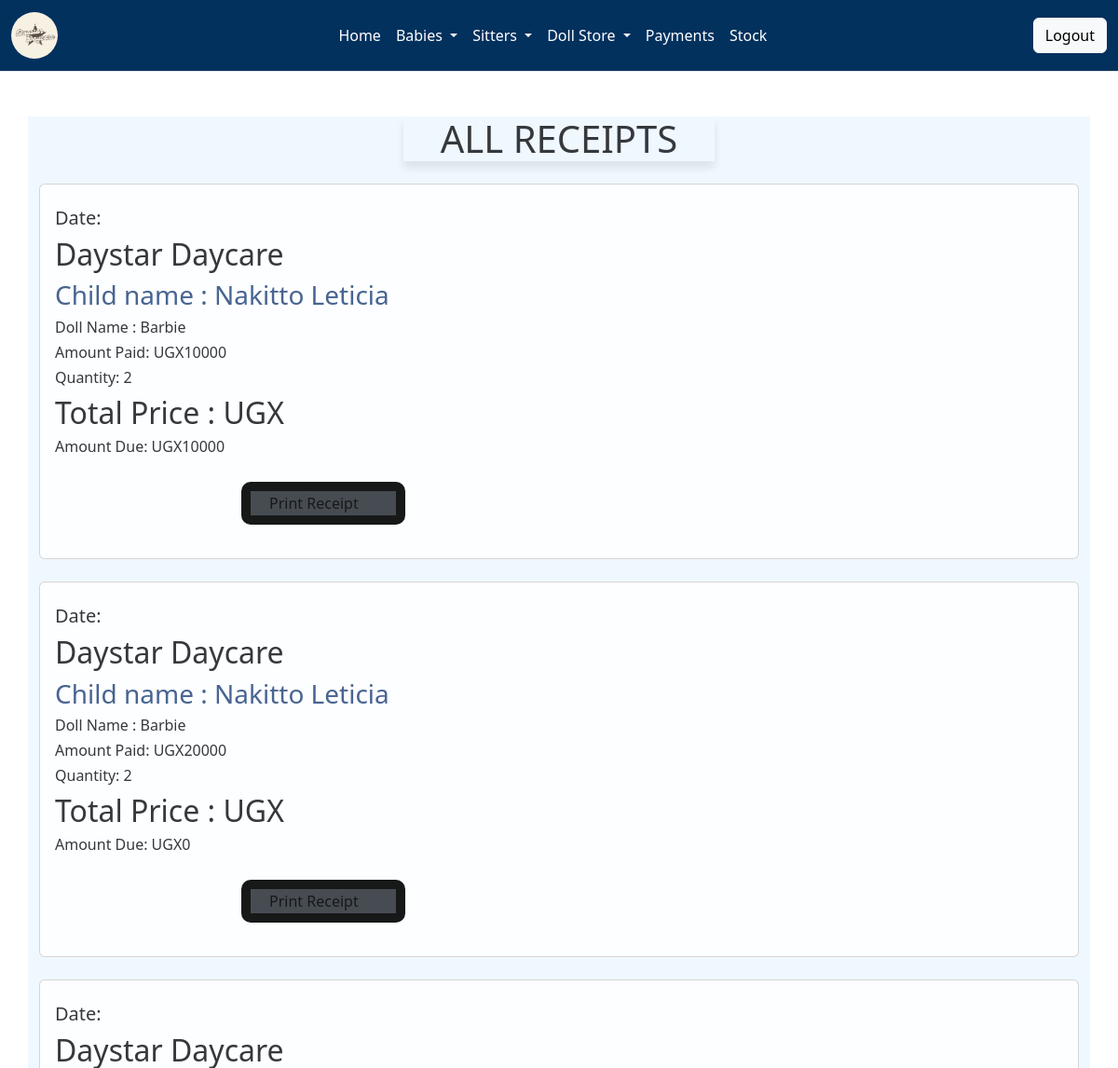
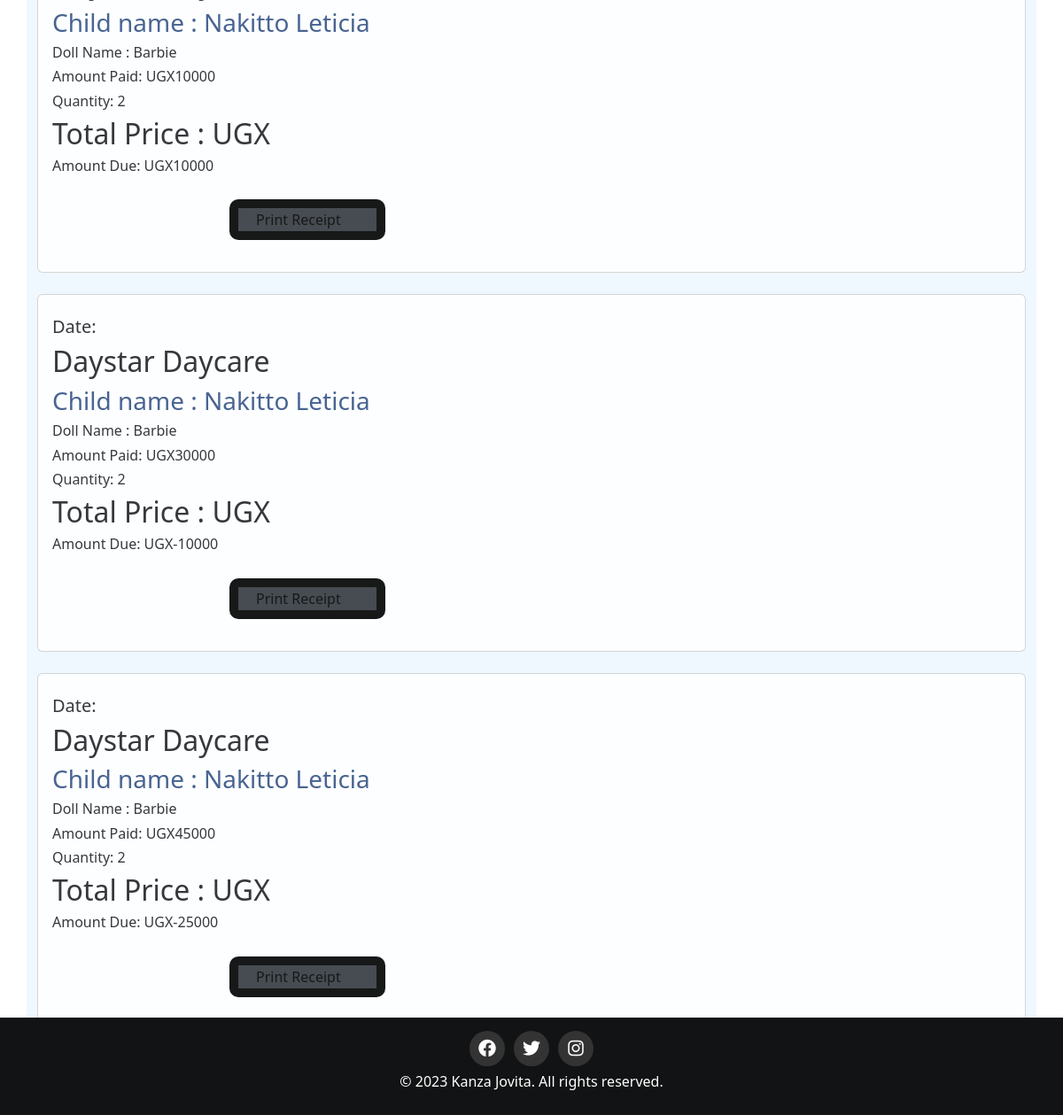
Page /receipt/ (signed in) on the earlier database version (2 pictures, top to bottom).
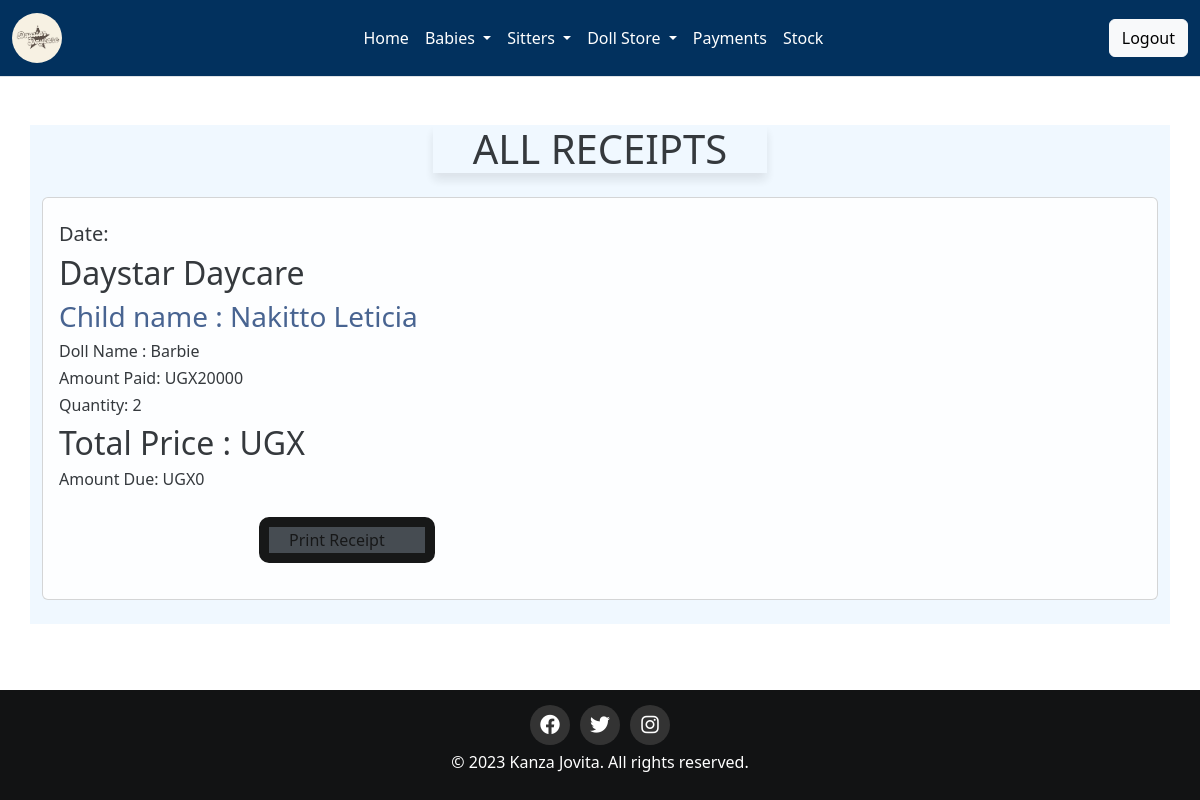
Same page on the later database version.
### home/models.py (models this page shows, shortened)
class Salesrecord(models.Model):
    doll=models.ForeignKey(Doll, on_delete=models.CASCADE,null=False, blank=False)
    payee=models.ForeignKey(Babyreg, on_delete=models.CASCADE,null=False,blank=False)
    quantity_sold=models.IntegerField(default=0)
    amount_received=models.IntegerField(default=0)
    sale_date=models.DateField(default=timezone.now)
    unit_price=models.IntegerField(default=0)
    def get_total(self):
        total= self.quantity_sold * self.unit_price
        return int( total)
    def get_change(self):
        change= self.get_total() - self.amount_received
        return int(change)#sales is linked to products

class Babyreg(models.Model):
    c_stay = models.ForeignKey(Categorystay,on_delete = models.CASCADE,null=False,blank = False)#this links class Babe to class Categorystay
    Baby_name = models.CharField(max_length=30, null='False',blank = 'False')
    Baby_number = models.CharField(max_length=30, null='False',blank = 'False')
    Date = models.DateField(default=timezone.now)
    Gender = models.CharField(max_length=30, null='False',blank = 'False')
    Age = models.IntegerField()
    Location = models.CharField(max_length=30, null='False',blank = 'False')
    Parents_names = models.CharField(max_length=30, null='False',blank = 'False')
    def __str__(self):
        return self.Baby_name

class Doll(models.Model):
    c_doll=models.ForeignKey(Category_doll, on_delete=models.CASCADE,null=True, blank=True)
    name_of_the_doll =models.CharField(max_length=200,null=True, blank=True)
    doll_number = models.CharField(max_length=200,null=True, blank=True)
    quantity=models.IntegerField(default=0)
    issued_quantity=models.IntegerField(default=0,blank=True,null=True)
    received_quantity=models.IntegerField(default=0,null=True,blank=True)
    Unit_price=models.IntegerField(default=0,null=True, blank=True)
    date=models.DateField(default=timezone.now)
    def __str__(self):
        return self.name_of_the_doll

### home/views.py (the view)
# urls.py: path('receipt/', views.receipt, name='receipt'),
@login_required
def receipt(request):
    sales= Salesrecord.objects.all().order_by('id')
    return render(request,'receipt.html',{'sales':sales})

### home/templates/receipt.html
{% extends 'base.html'%}
{% block content%}
<br><br>
<div class="container" style="background-color: aliceblue;">
    <h1 class="card-header text-center" class="v">ALL RECEIPTS</h1><br>
    {% for sale in sales %}
    <div class="card" style="opacity: 90%;" >
        <div class="card-body">
            <h5 style="text-align: right;"><h5>Date: {{ receipt.sale_date}}</h5>
        </h5>
            <h2 class="v">Daystar Daycare</h2>
            <h3 class="card-title" style="color:#365486; ">Child name : {{sale.payee | title}}</h3>
            <h6 class="card-text">Doll Name : {{sale.doll}}</h6>
            <h6 class="card-text">Amount Paid: UGX{{ sale.amount_received }}</h6>
            <h6 class="card-text">Quantity: {{sale.quantity_sold }}</h6>
            <h2>Total Price : UGX{{ sales.get_total }}</h2>
            <div style="flex: 1">
                <h6 class="card-text">Amount Due: UGX{{ sale.get_change }}</h6>
                <a href="{% url 'receipt_detail' sale.id %}">
                    <button class="button" type="submit"style="width:auto;">Print Receipt</button> <br>
                </a>
            </div>
        </div>
    </div>
    <br />
    {% endfor %}
</div>
{% endblock %}

Differences in the rows shown:
removed Salesrecord: payee "Nakitto Leticia", doll "Barbie", amount_received "10000", quantity_sold "2", get_change "10000"
removed Salesrecord: payee "Nakitto Leticia", doll "Barbie", amount_received "10000", quantity_sold "2", get_change "10000"
removed Salesrecord: payee "Nakitto Leticia", doll "Barbie", amount_received "30000", quantity_sold "2", get_change "-10000"
removed Salesrecord: payee "Nakitto Leticia", doll "Barbie", amount_received "45000", quantity_sold "2", get_change "-25000"
